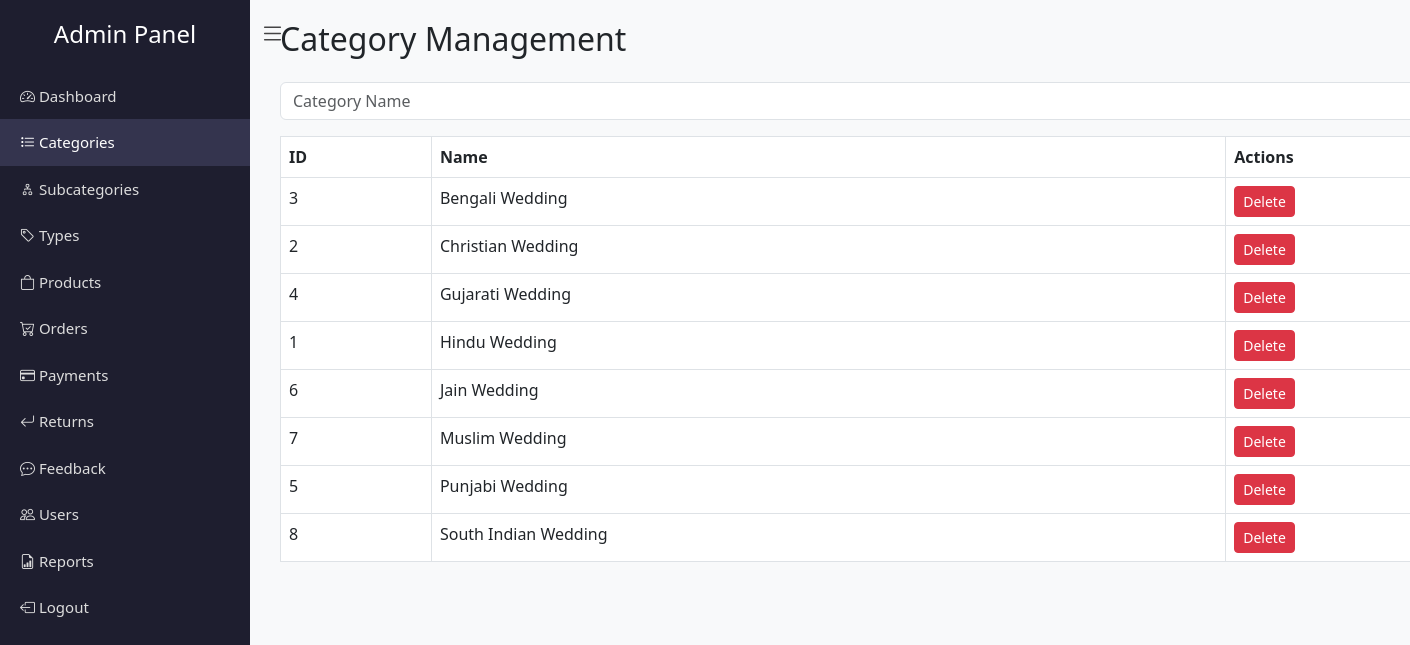
The app's page /category.php with its own data.
### tables this page shows
CREATE TABLE `category` (
  `category_id` int(11) NOT NULL,
  `category_name` varchar(100) NOT NULL
);

### category.php (the view, shortened to what this page needs)
<?php
include "../includes/db.php";
$categories = mysqli_query($conn,"SELECT * FROM category");
?>
<!DOCTYPE html>
<html>
<head>
    <link rel="stylesheet" href="https://cdn.jsdelivr.net/npm/bootstrap@5.3.0/dist/css/bootstrap.min.css">
    <link rel="stylesheet" href="https://cdn.jsdelivr.net/npm/bootstrap-icons@1.11.1/font/bootstrap-icons.css">
    <link rel="stylesheet" href="https://cdn.jsdelivr.net/npm/bootstrap@5.3.0/dist/css/bootstrap.min.css">
    <link rel="stylesheet" href="https://cdn.jsdelivr.net/npm/bootstrap-icons@1.11.1/font/bootstrap-icons.css">
</head>
<body>
<div class="sidebar" id="sidebar">
    <h4 class="text-center mb-4">Admin Panel</h4>
    <a href="dashboard.php"><i class="bi bi-speedometer2"></i> <span>Dashboard</span></a>
    <a href="category.php" class="active"><i class="bi bi-list-task"></i> <span>Categories</span></a>
    <a href="subcategory.php"><i class="bi bi-diagram-2"></i> <span>Subcategories</span></a>
    <a href="type.php"><i class="bi bi-tag"></i> <span>Types</span></a>
    <a href="products.php"><i class="bi bi-bag"></i> <span>Products</span></a>
    <a href="manage_orders.php"><i class="bi bi-cart-check"></i> <span>Orders</span></a>
    <a href="payments.php"><i class="bi bi-credit-card"></i> <span>Payments</span></a>
    <a href="returns.php"><i class="bi bi-arrow-return-left"></i> <span>Returns</span></a>
    <a href="manage_feedback.php"><i class="bi bi-chat-dots"></i> <span>Feedback</span></a>
    <a href="users.php"><i class="bi bi-people"></i> <span>Users</span></a>
    <a href="reports.php"><i class="bi bi-file-earmark-bar-graph"></i> <span>Reports</span></a>
    <a href="logout.php"><i class="bi bi-box-arrow-left"></i> <span>Logout</span></a>
</div>
<i class="bi bi-list" id="toggleBtn"></i>
<div class="content container">
<h2 class="mb-4">Category Management</h2>
<form method="post" class="mb-3">
<div class="input-group mb-2">
<input type="text" name="category_name" class="form-control" placeholder="Category Name" required>
</div>
</form>
<table class="table table-bordered">
<tr><th>ID</th><th>Name</th><th>Actions</th></tr>
<?php while($row=mysqli_fetch_assoc($categories)){ ?>
<tr>
<td><?= $row['category_id'] ?></td>
<td><?= $row['category_name'] ?></td>
<td>
<a href="?delete=<?= $row['category_id'] ?>" class="btn btn-danger btn-sm" onclick="return confirm('Delete this category?')">Delete</a>
</td>
</tr>
<?php } ?>
</table>
</div>
</body>
</html>

### category.php (style rules this page uses)
body { background:#f8f9fa; }
.sidebar { width:250px; height:100vh; position:fixed; top:0; left:0; background:#1e1e2f; color:#fff; padding-top:20px; transition:0.3s; }
.sidebar a { display:block; padding:12px 20px; color:#ddd; text-decoration:none; font-size:15px; font-weight:500; transition:0.2s; }
.sidebar a:hover, .sidebar a.active { background:#34344e;color:#fff; }
.content { margin-left:260px; padding:20px; transition:0.3s; }
#toggleBtn { position:absolute; left:260px; top:15px; font-size:25px; cursor:pointer; color:#444; }

### records on screen
category: category_id "3", category_name "Bengali Wedding"
category: category_id "2", category_name "Christian Wedding"
category: category_id "4", category_name "Gujarati Wedding"
category: category_id "1", category_name "Hindu Wedding"
category: category_id "6", category_name "Jain Wedding"
category: category_id "7", category_name "Muslim Wedding"
category: category_id "5", category_name "Punjabi Wedding"
category: category_id "8", category_name "South Indian Wedding"
